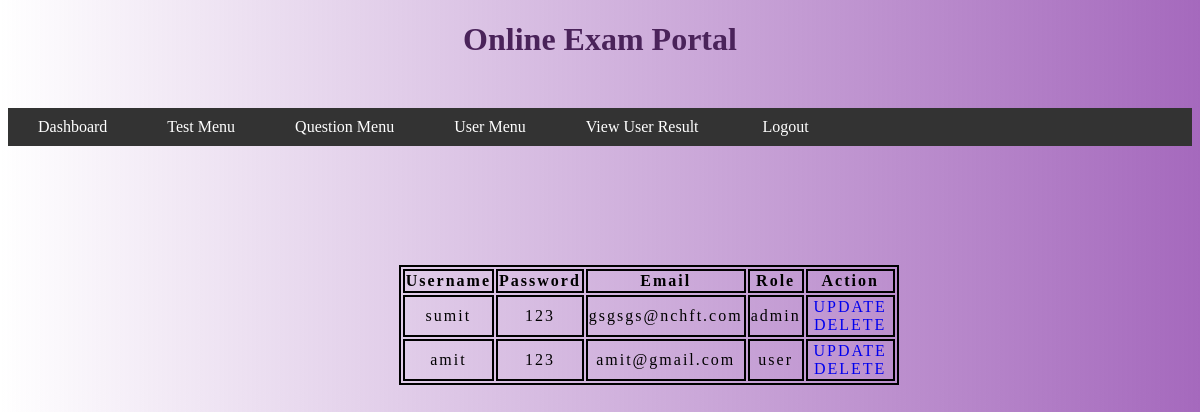
The page /Admin/manageUser.php (signed in) on the database its author committed.
### tables this page shows
CREATE TABLE `user` (
  `userid` int(40) NOT NULL,
  `username` varchar(50) NOT NULL,
  `password` varchar(50) NOT NULL,
  `email` varchar(40) NOT NULL,
  `role` varchar(40) NOT NULL DEFAULT 'user'
);

### Admin/manageUser.php (the view, shortened to what this page needs)
<?php
require 'config.php';
require 'header.php';
?>
<!DOCTYPE html>
<head>
</head>
<body>
<div id=tab>
    <table>
        <tr>
            <th>Username</th>
            <th>Password</th>
            <th>Email</th>
            <th>Role</th>
            <th>Action</th>
        </tr>
        <?php
            $sql = "SELECT * FROM user";
            $result = $conn->query($sql);
                while ($row = mysqli_fetch_array($result)) {
        ?>
        <tr>
        <td><?php echo $row['username'] ?></td>
        <td><?php echo $row['password'] ?></td>
        <td><?php echo $row['email'] ?></td>
        <td><?php echo $row['role'] ?></td>
        <td><a href="updateUser.php?uid=<?php echo $row['userid']?>">UPDATE</a>
        <a href="delete.php?uid=<?php echo $row['userid'] ?>">DELETE</a></td>
        </tr>
        <?php } ?>
    </table>
</div>
</body>
</html>

### Admin/style.css (style rules this page uses)
body { background-image: linear-gradient(to right, rgba(165, 105, 189,0 ), rgba(165, 105, 189 ,1)); font-family: Verdana; }
#tab { margin-top: 10%; margin-left: 33%; }
#tab table { width: 500px; height: 100px; }
#tab table,th,tr,td { border:2px solid black; letter-spacing: 2px; text-align: center; }
table a { text-decoration: none; }

### rows shown on the page
user: username "sumit", password "123", email "gsgsgs@nchft.com", role "admin"
user: username "amit", password "123", email "amit@gmail.com", role "user"
